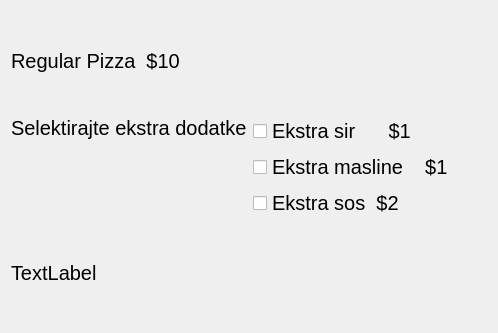
<?xml version="1.0" encoding="UTF-8"?>
<ui version="4.0">
 <class>Dialog</class>
 <widget class="QDialog" name="Dialog">
  <property name="geometry">
   <rect>
    <x>0</x>
    <y>0</y>
    <width>498</width>
    <height>333</height>
   </rect>
  </property>
  <property name="windowTitle">
   <string>Dialog</string>
  </property>
  <layout class="QGridLayout" name="gridLayout">
   <item row="0" column="0">
    <widget class="QLabel" name="label_RegularPizza">
     <property name="font">
      <font>
       <family>MS Sans Serif</family>
       <pointsize>15</pointsize>
      </font>
     </property>
     <property name="text">
      <string>Regular Pizza  $10</string>
     </property>
    </widget>
   </item>
   <item row="1" column="0">
    <widget class="QLabel" name="label_selektiranjeDodataka">
     <property name="font">
      <font>
       <family>MS Sans Serif</family>
       <pointsize>15</pointsize>
      </font>
     </property>
     <property name="text">
      <string>Selektirajte ekstra dodatke</string>
     </property>
     <property name="alignment">
      <set>Qt::AlignLeading|Qt::AlignLeft|Qt::AlignTop</set>
     </property>
    </widget>
   </item>
   <item row="1" column="1">
    <layout class="QVBoxLayout" name="verticalLayout">
     <item>
      <widget class="QCheckBox" name="checkBox_sir">
       <property name="font">
        <font>
         <family>MS Sans Serif</family>
         <pointsize>15</pointsize>
        </font>
       </property>
       <property name="text">
        <string>Ekstra sir      $1</string>
       </property>
      </widget>
     </item>
     <item>
      <widget class="QCheckBox" name="checkBox_masline">
       <property name="font">
        <font>
         <family>MS Sans Serif</family>
         <pointsize>15</pointsize>
        </font>
       </property>
       <property name="text">
        <string>Ekstra masline    $1</string>
       </property>
      </widget>
     </item>
     <item>
      <widget class="QCheckBox" name="checkBox_sos">
       <property name="font">
        <font>
         <family>MS Sans Serif</family>
         <pointsize>15</pointsize>
        </font>
       </property>
       <property name="text">
        <string>Ekstra sos  $2</string>
       </property>
      </widget>
     </item>
    </layout>
   </item>
   <item row="2" column="0" colspan="2">
    <widget class="QLabel" name="label_izlaznacijena">
     <property name="font">
      <font>
       <family>MS Sans Serif</family>
       <pointsize>15</pointsize>
      </font>
     </property>
     <property name="text">
      <string>TextLabel</string>
     </property>
    </widget>
   </item>
  </layout>
 </widget>
 <resources/>
 <connections/>
</ui>
